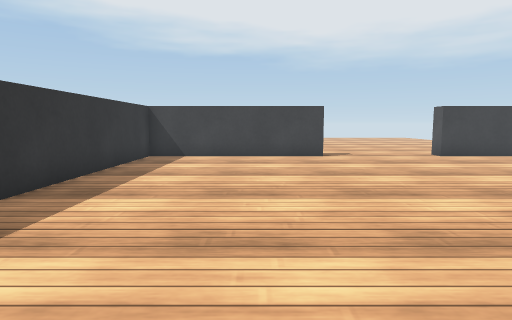
[1] (above)

16 first-person views from a walk through a scene from a Unity 3-D project. The camera is 0.64 m above the floor, tilts 6° down and sees 75° across. The floor is counted in squares, 0.5 m on a side. Each view is taken from the middle of a square. On the plan, view 1 faces up. The plan holds only what a view shows up to about 14 squares ahead; the rest is blank. The player character is not drawn. Door leaves are left out, so doorways stand open. Surface patterns are stand-ins for the level's own textures.

[2]
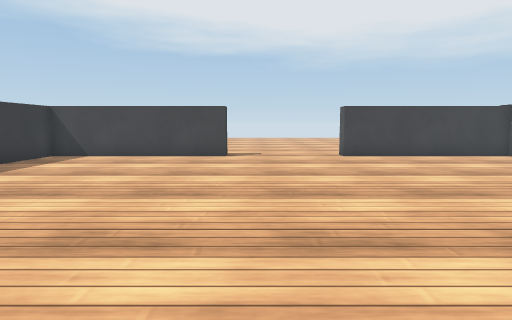

[3]
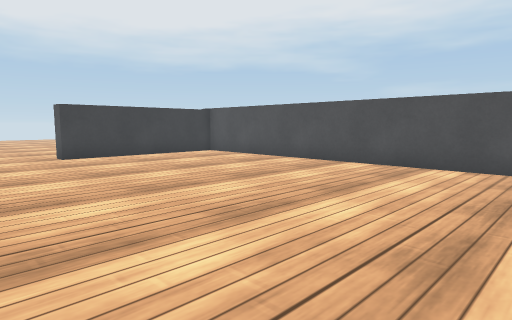

[4]
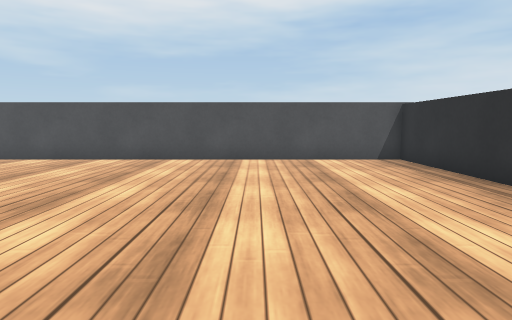

[5]
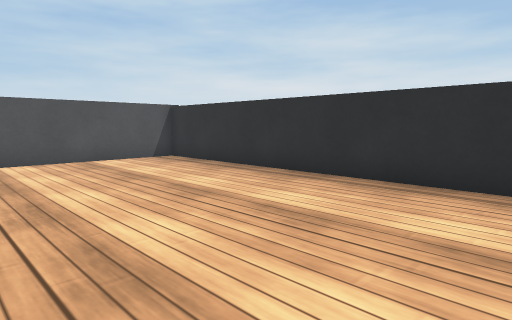

[6]
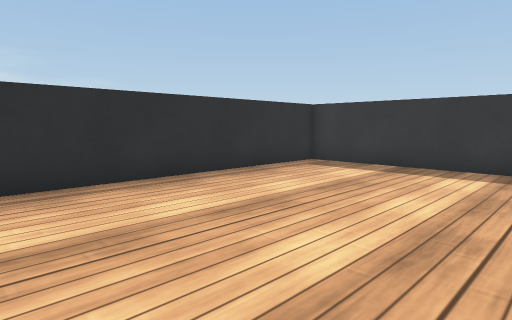

[7]
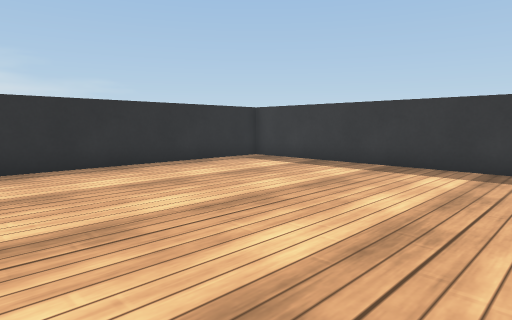

[8]
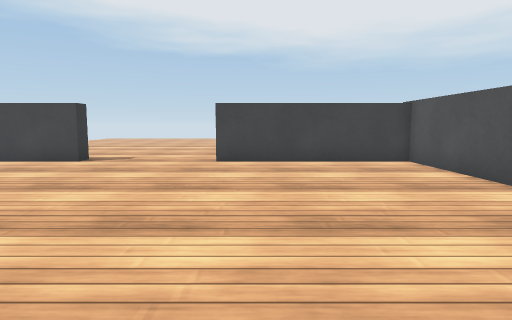

[9]
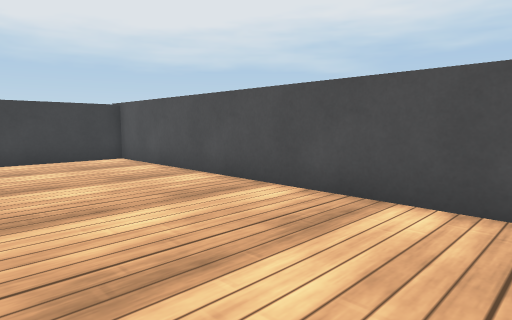

[10]
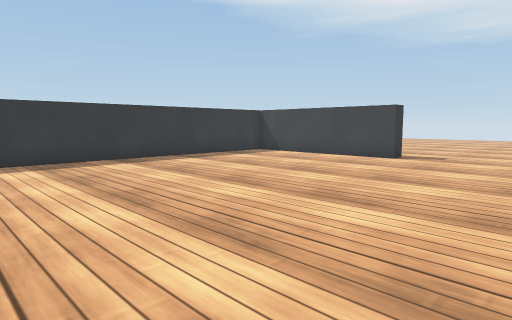

[11]
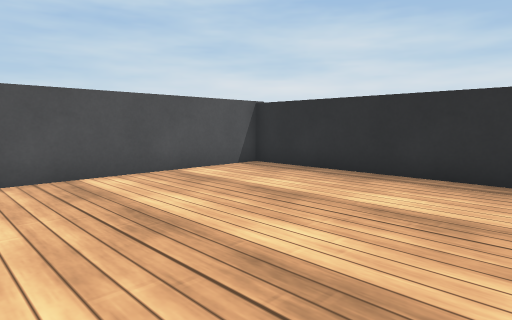

[12]
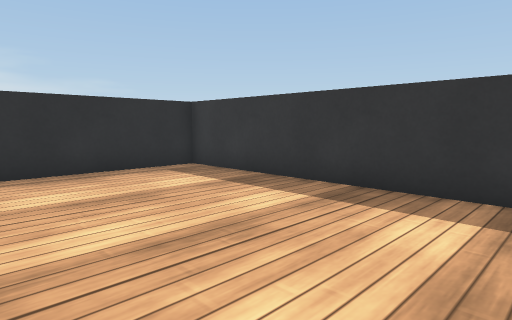

[13]
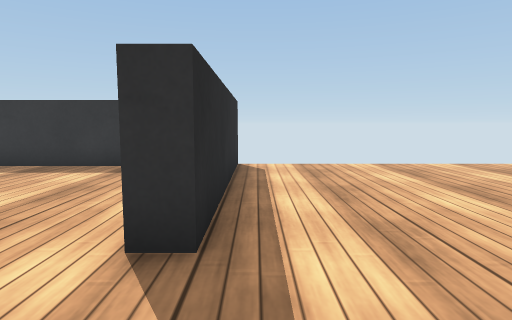

[14]
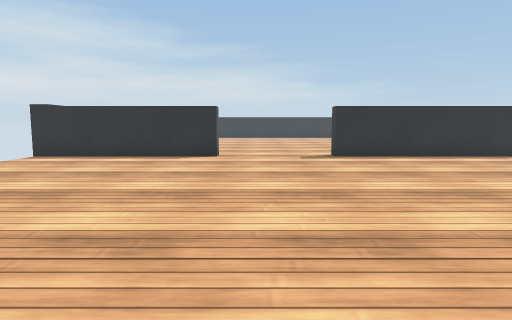

[15]
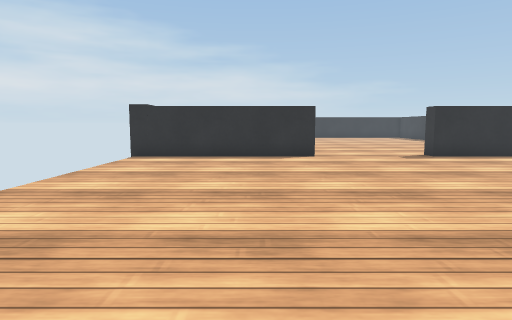

[16]
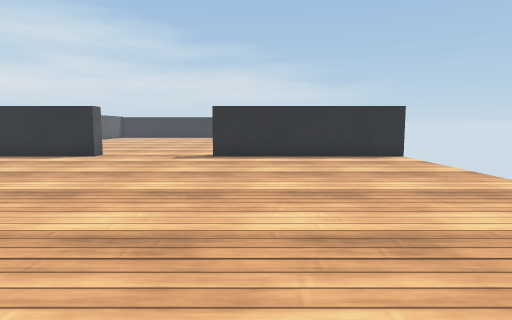

### Floor plan
Points are (right, up) in squares from view 1. A wall is a line through its corners. A room is listed if a view was taken in it or the views show most of it. See-through windows are left out.
Room 1 (views 1, 2, 3, 4, 5, 6, 7, 8, 9, 10, 11, 12)
walls: (2.8, 13.7) (-4.4, 13.7) (-4.4, -5.4) (14.4, -5.4) (14.4, 13.7) (7.6, 13.7)
ways out: open door at (5, 14) to room 2
Room 2 (views 13, 14, 15, 16)
walls: (7.6, 14.4) (15.1, 14.4); (-5.1, 14.4) (2.8, 14.4)
ways out: open door at (5, 14) to room 1

Positions as (right, up) in squares from view 1, and headings:
1: (0, 0), facing up
2: (4, 0), facing up
3: (4, 0), facing up-right
4: (2, 0), facing right
5: (2, 2), facing down-right
6: (6, 2), facing down-left
7: (6, 5), facing down-left
8: (9, 2), facing up
9: (9, 1), facing up-right
10: (8, 1), facing up-left
11: (6, 3), facing down-right
12: (2, 4), facing down-left
13: (6, 15), facing left
14: (6, 28), facing down
15: (10, 28), facing down
16: (1, 28), facing down
